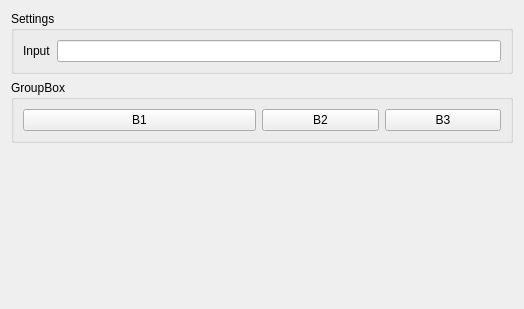
<?xml version="1.0" encoding="UTF-8"?>
<ui version="4.0">
 <class>Widget</class>
 <widget class="QWidget" name="Widget">
  <property name="geometry">
   <rect>
    <x>0</x>
    <y>0</y>
    <width>524</width>
    <height>309</height>
   </rect>
  </property>
  <property name="windowTitle">
   <string>Widget</string>
  </property>
  <layout class="QVBoxLayout" name="verticalLayout">
   <item>
    <widget class="QGroupBox" name="groupBox">
     <property name="title">
      <string>Settings</string>
     </property>
     <layout class="QHBoxLayout" name="horizontalLayout">
      <item>
       <widget class="QLabel" name="label">
        <property name="sizePolicy">
         <sizepolicy hsizetype="Preferred" vsizetype="Preferred">
          <horstretch>0</horstretch>
          <verstretch>0</verstretch>
         </sizepolicy>
        </property>
        <property name="text">
         <string>Input</string>
        </property>
       </widget>
      </item>
      <item>
       <widget class="QLineEdit" name="lineEdit">
        <property name="sizePolicy">
         <sizepolicy hsizetype="Expanding" vsizetype="Fixed">
          <horstretch>0</horstretch>
          <verstretch>0</verstretch>
         </sizepolicy>
        </property>
       </widget>
      </item>
     </layout>
    </widget>
   </item>
   <item>
    <widget class="QGroupBox" name="groupBox_2">
     <property name="title">
      <string>GroupBox</string>
     </property>
     <layout class="QHBoxLayout" name="horizontalLayout_2">
      <item>
       <widget class="QPushButton" name="pushButton">
        <property name="sizePolicy">
         <sizepolicy hsizetype="Minimum" vsizetype="Fixed">
          <horstretch>2</horstretch>
          <verstretch>0</verstretch>
         </sizepolicy>
        </property>
        <property name="text">
         <string>B1</string>
        </property>
       </widget>
      </item>
      <item>
       <widget class="QPushButton" name="pushButton_2">
        <property name="sizePolicy">
         <sizepolicy hsizetype="Minimum" vsizetype="Fixed">
          <horstretch>1</horstretch>
          <verstretch>0</verstretch>
         </sizepolicy>
        </property>
        <property name="text">
         <string>B2</string>
        </property>
       </widget>
      </item>
      <item>
       <widget class="QPushButton" name="pushButton_3">
        <property name="sizePolicy">
         <sizepolicy hsizetype="Minimum" vsizetype="Fixed">
          <horstretch>1</horstretch>
          <verstretch>0</verstretch>
         </sizepolicy>
        </property>
        <property name="text">
         <string>B3</string>
        </property>
       </widget>
      </item>
     </layout>
    </widget>
   </item>
   <item>
    <spacer name="verticalSpacer">
     <property name="orientation">
      <enum>Qt::Orientation::Vertical</enum>
     </property>
     <property name="sizeHint" stdset="0">
      <size>
       <width>20</width>
       <height>142</height>
      </size>
     </property>
    </spacer>
   </item>
  </layout>
 </widget>
 <resources/>
 <connections/>
</ui>
